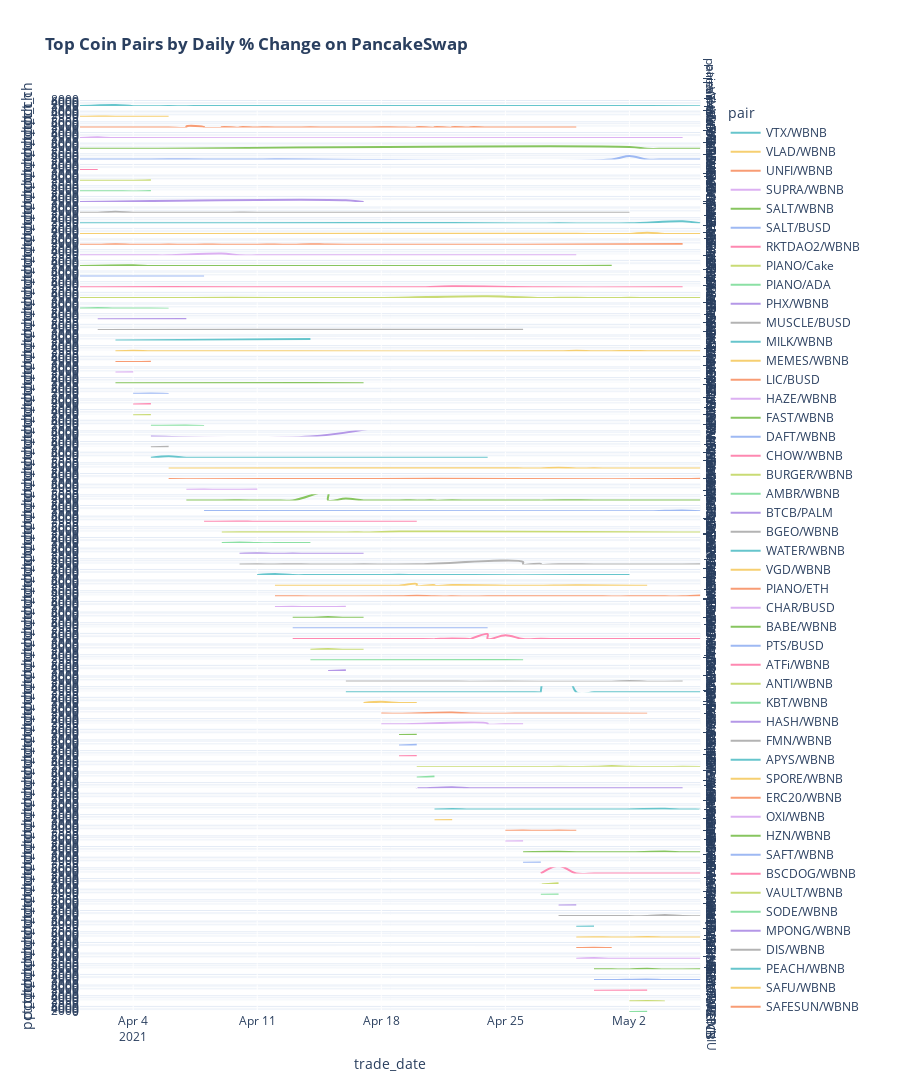

Notebook source saved alongside this figure:
### Code cell
fig = px.line(df2
             ,x='trade_date'
             ,y='pct_ch'
             ,color='pair'
             ,facet_row='pair'
             ,facet_row_spacing=.005
#              ,facet_col='Week_Number'
#              ,facet_col_wrap=2
#              ,log_y=True
             ,range_y=[0, 8000]
             ,line_shape='spline'
             ,template='plotly'
             ,color_discrete_sequence=px.colors.qualitative.Pastel
             ,height=10000
             ,title='<b>Top Coin Pairs by Daily % Change on PancakeSwap')
fig.show()
